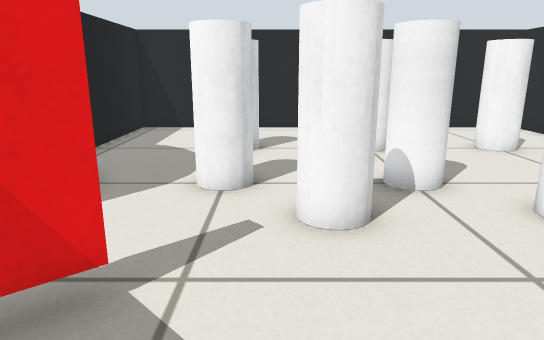
View 1 (above)

12 first-person views from a walk through a world built for the Gazebo simulator. The camera is 0.57 m above the floor, tilts 14° down and sees 70° across. The floor is counted in squares, 0.25 m on a side. Each view is taken from the middle of a square. On the plan, view 1 faces up. The plan holds only what a view shows up to about 20 squares ahead; the rest is blank. The place goes on beyond the plan.

View 2
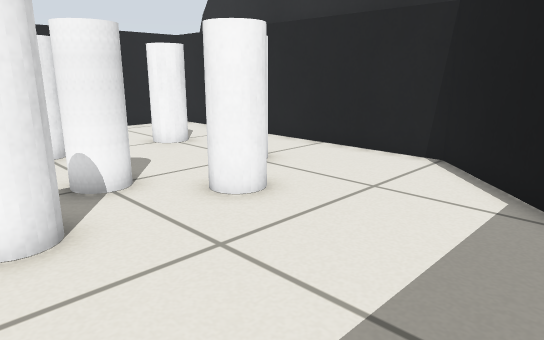

View 3
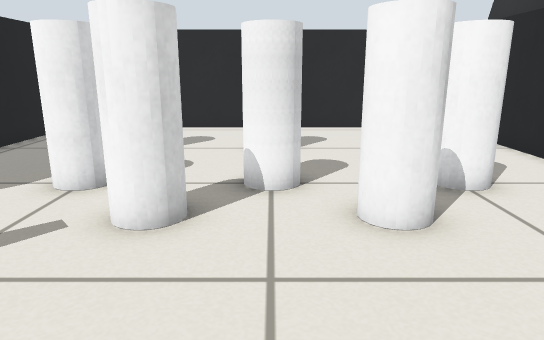

View 4
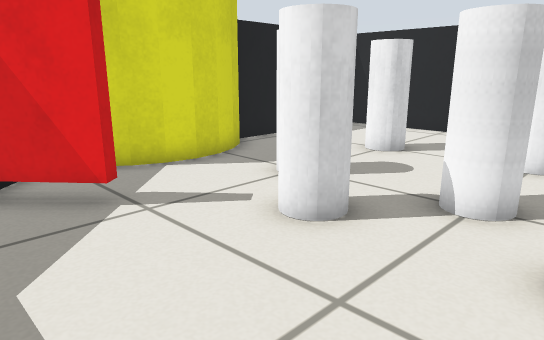

View 5
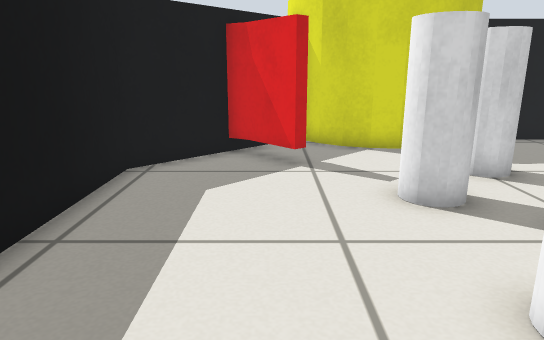

View 6
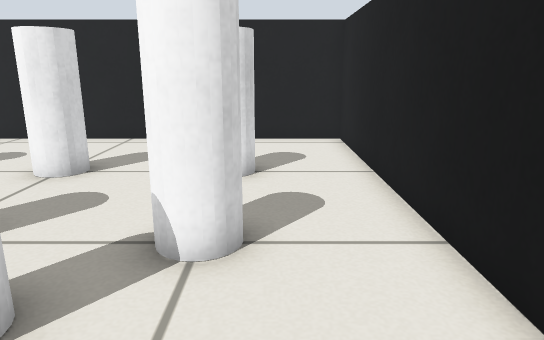

View 7
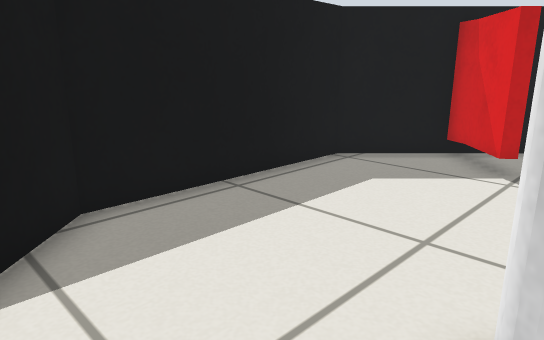

View 8
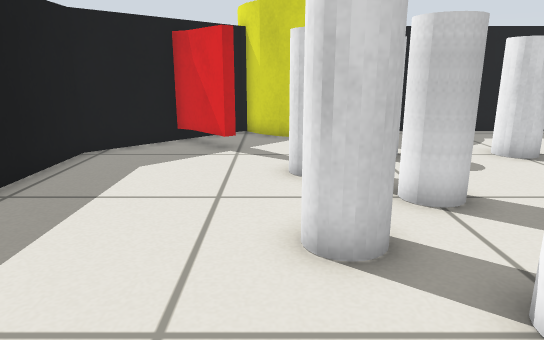

View 9
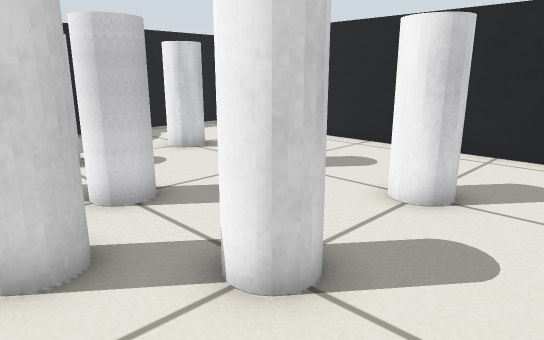

View 10
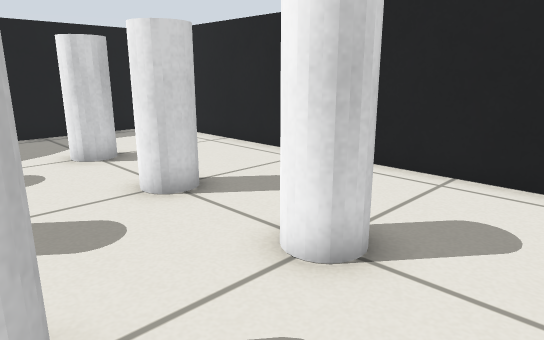

View 11
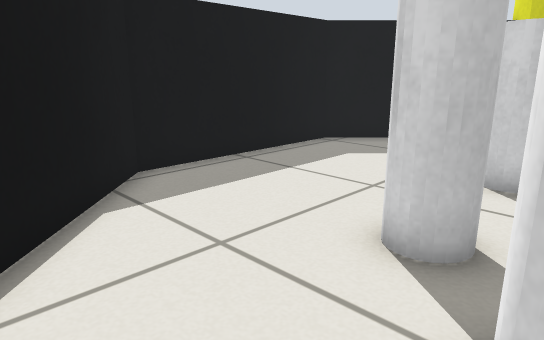

View 12
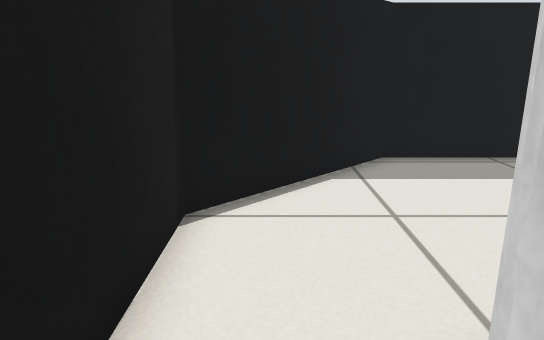

### Floor plan
Points are (right, up) in squares from view 1. A wall is a line through its corners. A room is listed if a view was taken in it or the views show most of it. See-through windows are left out.
Room 1 (views 1, 2, 3, 4, 5, 6, 7, 8, 9, 10, 11, 12)
walls: (-2, 4) (-1.6, 3.6) (-3.1, 2.3) (-3.5, 1.7); (-5.6, 3.9) (-1.2, -0.5) (6, -0.5) (10.4, 4) (10.4, 16.8) (-5.6, 16.8) (-5.6, 9.9)
objects: yellow cylinder (-5, 4) to (-4, 9); white cylinder (-1, 8); white cylinder (-1, 12); white cylinder (1, 6); white cylinder (3, 8); white cylinder (3, 12); white cylinder (5, 6); white cylinder (7, 8); white cylinder (7, 12)

Where each view was taken, in squares from view 1:
view 1: 0 up, 0 right, facing up
view 2: 0 up, 0 right, facing up-right
view 3: 0 up, 3 right, facing up
view 4: 1 up, 5 right, facing up-left
view 5: 3 up, 8 right, facing left
view 6: 3 up, 8 right, facing up
view 7: 6 up, 8 right, facing down-left
view 8: 5 up, 10 right, facing left
view 9: 5 up, 10 right, facing up-left
view 10: 8 up, 10 right, facing up-left
view 11: 8 up, 10 right, facing down-left
view 12: 10 up, 9 right, facing down
